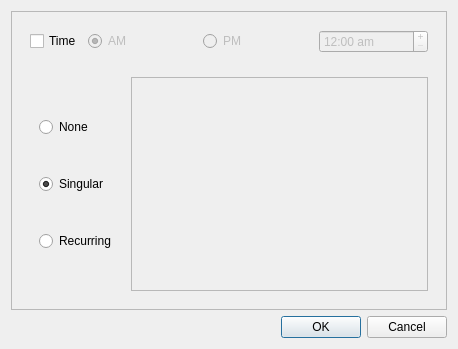
<?xml version="1.0" encoding="UTF-8"?>
<ui version="4.0">
 <class>Dialog</class>
 <widget class="QDialog" name="Dialog">
  <property name="geometry">
   <rect>
    <x>0</x>
    <y>0</y>
    <width>458</width>
    <height>349</height>
   </rect>
  </property>
  <property name="windowTitle">
   <string>Dialog</string>
  </property>
  <layout class="QVBoxLayout" name="verticalLayout_2">
   <item>
    <widget class="QFrame" name="frame">
     <property name="frameShape">
      <enum>QFrame::StyledPanel</enum>
     </property>
     <property name="frameShadow">
      <enum>QFrame::Raised</enum>
     </property>
     <layout class="QVBoxLayout" name="verticalLayout">
      <item>
       <widget class="QWidget" name="widget_3" native="true">
        <property name="sizePolicy">
         <sizepolicy hsizetype="Preferred" vsizetype="Fixed">
          <horstretch>0</horstretch>
          <verstretch>0</verstretch>
         </sizepolicy>
        </property>
        <layout class="QHBoxLayout" name="horizontalLayout_2">
         <item>
          <widget class="QCheckBox" name="timeCheckBox">
           <property name="sizePolicy">
            <sizepolicy hsizetype="Fixed" vsizetype="Fixed">
             <horstretch>0</horstretch>
             <verstretch>0</verstretch>
            </sizepolicy>
           </property>
           <property name="text">
            <string>Time</string>
           </property>
          </widget>
         </item>
         <item>
          <widget class="QRadioButton" name="amButton">
           <property name="enabled">
            <bool>false</bool>
           </property>
           <property name="text">
            <string>AM</string>
           </property>
           <property name="checked">
            <bool>true</bool>
           </property>
          </widget>
         </item>
         <item>
          <widget class="QRadioButton" name="pmButton">
           <property name="enabled">
            <bool>false</bool>
           </property>
           <property name="text">
            <string>PM</string>
           </property>
          </widget>
         </item>
         <item>
          <widget class="QTimeEdit" name="timeEdit">
           <property name="enabled">
            <bool>false</bool>
           </property>
           <property name="buttonSymbols">
            <enum>QAbstractSpinBox::PlusMinus</enum>
           </property>
           <property name="maximumTime">
            <time>
             <hour>23</hour>
             <minute>59</minute>
             <second>59</second>
            </time>
           </property>
           <property name="displayFormat">
            <string>hh:mm ap</string>
           </property>
           <property name="calendarPopup">
            <bool>false</bool>
           </property>
          </widget>
         </item>
        </layout>
       </widget>
      </item>
      <item>
       <widget class="QWidget" name="widget" native="true">
        <layout class="QHBoxLayout" name="horizontalLayout">
         <item>
          <widget class="QWidget" name="widget_2" native="true">
           <property name="sizePolicy">
            <sizepolicy hsizetype="Fixed" vsizetype="Preferred">
             <horstretch>0</horstretch>
             <verstretch>0</verstretch>
            </sizepolicy>
           </property>
           <layout class="QVBoxLayout" name="verticalLayout_4">
            <item>
             <widget class="QRadioButton" name="noneButton">
              <property name="text">
               <string>None</string>
              </property>
             </widget>
            </item>
            <item>
             <widget class="QRadioButton" name="singularButton">
              <property name="text">
               <string>Singular</string>
              </property>
              <property name="checked">
               <bool>true</bool>
              </property>
             </widget>
            </item>
            <item>
             <widget class="QRadioButton" name="recurringButton">
              <property name="text">
               <string>Recurring</string>
              </property>
             </widget>
            </item>
           </layout>
          </widget>
         </item>
         <item>
          <widget class="QFrame" name="frame_2">
           <property name="frameShape">
            <enum>QFrame::StyledPanel</enum>
           </property>
           <property name="frameShadow">
            <enum>QFrame::Raised</enum>
           </property>
           <layout class="QVBoxLayout" name="verticalLayout_3"/>
          </widget>
         </item>
        </layout>
       </widget>
      </item>
     </layout>
    </widget>
   </item>
   <item>
    <widget class="QDialogButtonBox" name="buttonBox">
     <property name="orientation">
      <enum>Qt::Horizontal</enum>
     </property>
     <property name="standardButtons">
      <set>QDialogButtonBox::Cancel|QDialogButtonBox::Ok</set>
     </property>
    </widget>
   </item>
  </layout>
 </widget>
 <resources/>
 <connections>
  <connection>
   <sender>buttonBox</sender>
   <signal>accepted()</signal>
   <receiver>Dialog</receiver>
   <slot>accept()</slot>
   <hints>
    <hint type="sourcelabel">
     <x>224</x>
     <y>321</y>
    </hint>
    <hint type="destinationlabel">
     <x>157</x>
     <y>274</y>
    </hint>
   </hints>
  </connection>
  <connection>
   <sender>buttonBox</sender>
   <signal>rejected()</signal>
   <receiver>Dialog</receiver>
   <slot>reject()</slot>
   <hints>
    <hint type="sourcelabel">
     <x>292</x>
     <y>327</y>
    </hint>
    <hint type="destinationlabel">
     <x>286</x>
     <y>274</y>
    </hint>
   </hints>
  </connection>
  <connection>
   <sender>singularButton</sender>
   <signal>clicked()</signal>
   <receiver>Dialog</receiver>
   <slot>singularClicked()</slot>
   <hints>
    <hint type="sourcelabel">
     <x>96</x>
     <y>189</y>
    </hint>
    <hint type="destinationlabel">
     <x>379</x>
     <y>91</y>
    </hint>
   </hints>
  </connection>
  <connection>
   <sender>recurringButton</sender>
   <signal>clicked()</signal>
   <receiver>Dialog</receiver>
   <slot>recurringClicked()</slot>
   <hints>
    <hint type="sourcelabel">
     <x>90</x>
     <y>242</y>
    </hint>
    <hint type="destinationlabel">
     <x>382</x>
     <y>65</y>
    </hint>
   </hints>
  </connection>
  <connection>
   <sender>timeCheckBox</sender>
   <signal>toggled(bool)</signal>
   <receiver>Dialog</receiver>
   <slot>timeCheckBoxToggle()</slot>
   <hints>
    <hint type="sourcelabel">
     <x>67</x>
     <y>46</y>
    </hint>
    <hint type="destinationlabel">
     <x>455</x>
     <y>21</y>
    </hint>
   </hints>
  </connection>
  <connection>
   <sender>amButton</sender>
   <signal>clicked()</signal>
   <receiver>Dialog</receiver>
   <slot>amSelected()</slot>
   <hints>
    <hint type="sourcelabel">
     <x>131</x>
     <y>43</y>
    </hint>
    <hint type="destinationlabel">
     <x>455</x>
     <y>118</y>
    </hint>
   </hints>
  </connection>
  <connection>
   <sender>pmButton</sender>
   <signal>clicked()</signal>
   <receiver>Dialog</receiver>
   <slot>pmSelected()</slot>
   <hints>
    <hint type="sourcelabel">
     <x>232</x>
     <y>51</y>
    </hint>
    <hint type="destinationlabel">
     <x>456</x>
     <y>180</y>
    </hint>
   </hints>
  </connection>
 </connections>
 <slots>
  <slot>singularClicked()</slot>
  <slot>recurringClicked()</slot>
  <slot>timeCheckBoxToggle()</slot>
  <slot>amSelected()</slot>
  <slot>pmSelected()</slot>
 </slots>
</ui>
